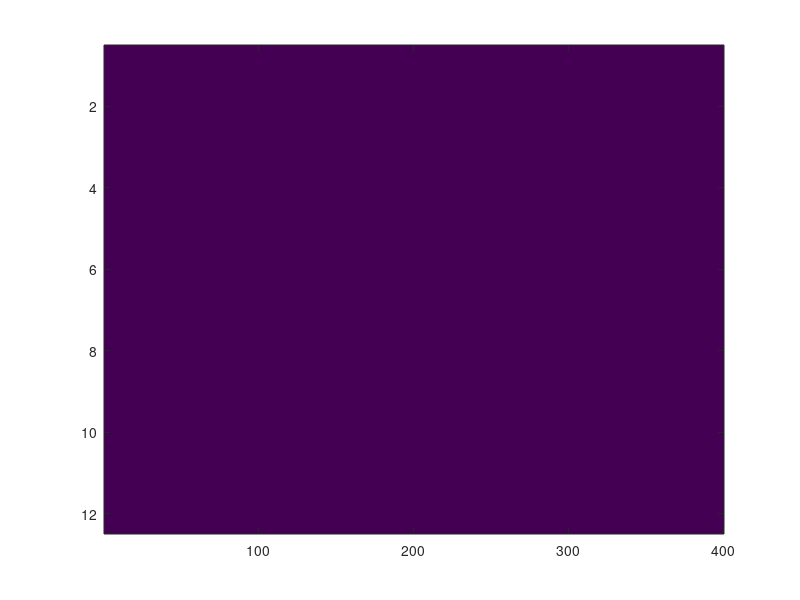

The MATLAB script that drew this image:
%#!/usr/bin/octave -qf

pkg load communications
pkg load statistics

% dimentions of the terrain
width=20;
height=20;

% N is the number of voxels in the image
N = width * height;

% W is the weight matrix which will get populated on the go
W=[];

% coordinates of the wireless nodes
coords=[5,1;
    10,1;
    15,1;
    1,10;
    5,20;
    10,20;
    15,20;
    20,10;];

% number of nodes
num_nodes=length(coords)

% number of links (this will get updated shortly)
num_links=0;

% link matrix (this will get updated shortly)
links=[];

%to store pixels
linkPixel=[];

X = zeros(width, height);

%initialize count
count=1;

% generating weight matrix
for i=1:length(coords)
	for j=i+1:length(coords)
		num_links=num_links+1;
    		disp(num_links);
		% start and end point of line
		a=[coords(i,1), coords(i,2)];
		b=[coords(j,1), coords(j,2)];
    %disp(coords(i,1));
    %disp(coords(i,2));
		%draw links between Tx to Rx
		if (or(((coords(i,1)== 1) && (coords (i,2)== 10)) , ((coords(i,1)== 20 && coords (i,2)== 10)),
    ((coords(j,1)== 1) && (coords (j,2)== 10)),((coords(j,1)== 20 && coords (j,2)== 10))))
    %eliminate two transmitters link
    if((coords(i,1)== 1) && (coords (i,2)== 10)&& (coords(j,1)== 20) && (coords (j,2)== 10))
    continue
    endif
		ab=[coords(i,1), coords(j,1);coords(i,2),coords(j,2)];
		% add the link to the links matrix for future use
		links=[links;a,b];
		%calculate euclidean link distance
		dlink=sqrt((coords(i,1)-coords(j,1))^2 +(coords(i,2)-coords(j,2))^2);
		%reinitialize the pixel store vector to store weights for each links
		%linkPixel=[];
		%k and l represents all voxels
		for k=1:width
			for l=1:height
			currentPixel= [k,l];
			%check if inside ellipse, given two link nodes as foci 
			%calculate distance from current pixel to the two node locations. if less than d+lamda, weight is 1.then normalize
			points=[coords(i,1), coords(i,2);k,l];
			points2=[coords(j,1), coords(j,2);k,l];
			d1 = pdist(points,'euclidean');
			d2 = pdist(points2,'euclidean');
			%dlink=pdist(ab,'euclidean');
      			fflush(stdout);
			dsum=d1+d2;
			%initialize lamda, width of the ellipse
			lamda=dlink/100;
			if (dsum<(dlink+lamda))
				weight= 1/sqrt(dlink);
				linkPixel=[linkPixel;k,l];
				%disp(linkPixel);
				%draw image dinamically for each link
        			X(sub2ind(size(X), linkPixel(count, 1), linkPixel(count, 2))) = weight;
				count++;
				%disp("X is");
				%X'
			%else
				%disp("weight 0");
			endif
			end
		end
		%to store linkPixel with 1
		%X = zeros(width, height);
      		if isempty(linkPixel)
	    		disp("empty");
      		else
			[mat,padded] = vec2mat(X,width);
			image(mat,'CDataMapping','scaled');
			caxis([0, 1])
			colorbar
			title('Radio Tomographic Imaging');
			pause(1)
          	endif
		%disp(X');
		W=[W;reshape(X', width*height, 1)'];
    image(W);
		endif
	end
end
disp("weights");

%check if zero determinant, for singularity
disp(det(W'*W));
disp(W'*W);

%Maximum likelihood solution should be, X=(inv(W'*W))*W'*y
%but this gives the ill posed inverse problem. Singularity problem is displayed here.
disp(inv(W'*W));

%proposed equation with covariance matrix- MAP estimator
%disp(inv(W'*W + inv(Cx)*sigma_2_N) *W'*y);


#{
% dynamically drawing the image based on different Y vectors
for i=1:10
	% generating a Y vector with sample RSSI change values
	%Y=zeros(1, num_links);
  Y=zeros(1, 12);
	%disp(Y);
	%Y(1:3)=1
	Y(randi([7 10]):randi([10 12]))=1;
	
	% generating image matrix based on Y vector 
	X=Y*W;
	disp("matrix X");
	disp(X);
	[mat,padded] = vec2mat(X,width);
	%mat

	image(mat,'CDataMapping','scaled');
	%image(mat)
	colorbar
	title('Radio Tomographic Imaging');

	pause(1)
end

#}
